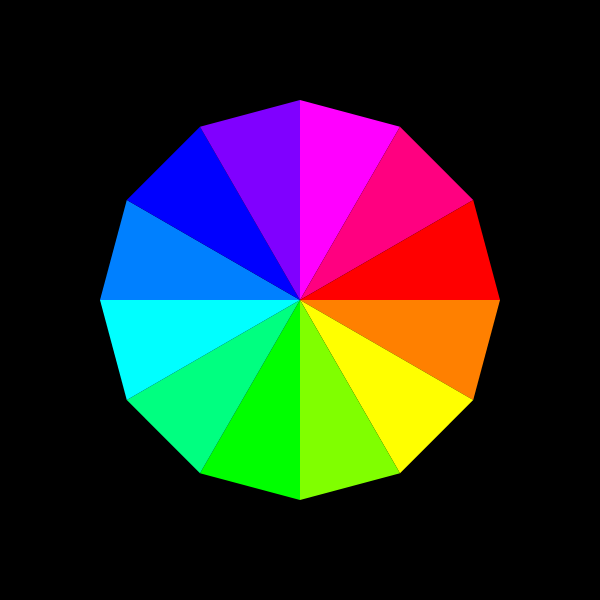
Frame 1 (no input)
Frame 60 (no input): identical to frame 1, image omitted
Frame 120 (the mouse pressed at the canvas centre since frame 60): identical to frame 1, image omitted

The p5.js sketch that drew this single still picture (run headless with seeded random() and noise() and a simulated clock; from frame 60 on, the mouse is pressed at the canvas centre):

// p5.js sketch
// ── sketch.js
  'use strict';

  var segmentCount= 360;// 360 degrees in a circle

  function setup(){
    createCanvas(600,600);
    colorMode(HSB,360,100,100); //scale for color mode
    //100 is full saturation and boldness
    //360 color steps because were working with a circle
    noStroke();



  }

  function draw(){

  background(0,0,0);
   var angle=0; //declaring a variable that we can increment
   var numOfSteps=12; //full circle will be equal to 360 divided by tweleve each segement will be 30 degrees
   var angleInc=360/numOfSteps; //create a variable to hold how many steps we want to take .. incrementing the angle.. adding another segment on
   var radius=200;

    beginShape(TRIANGLE_FAN); //triangle fan is an inbuilt function in the p5 library
    vertex(width/2,height/2); //center point
  // drawing each angle segment
    for(var angle=0; angle<=360; angle=angle+angleInc){
    //start the angle at 0 increment it by number of steps specified
      //converting polar to cartesian points
      //degrees to radians
      var vx=radius * cos(radians(angle)) +width/2; // width devided by two where it the point needs to be drawn in relation to the canvas
      var vy=radius * sin(radians(angle)) +height/2; //computers draw 0 at three oclock on the circle so this is why it must be divided by two

      fill(angle,360,100,100); // fill the angle by
      vertex(vx,vy);


    }

  endShape();

}
